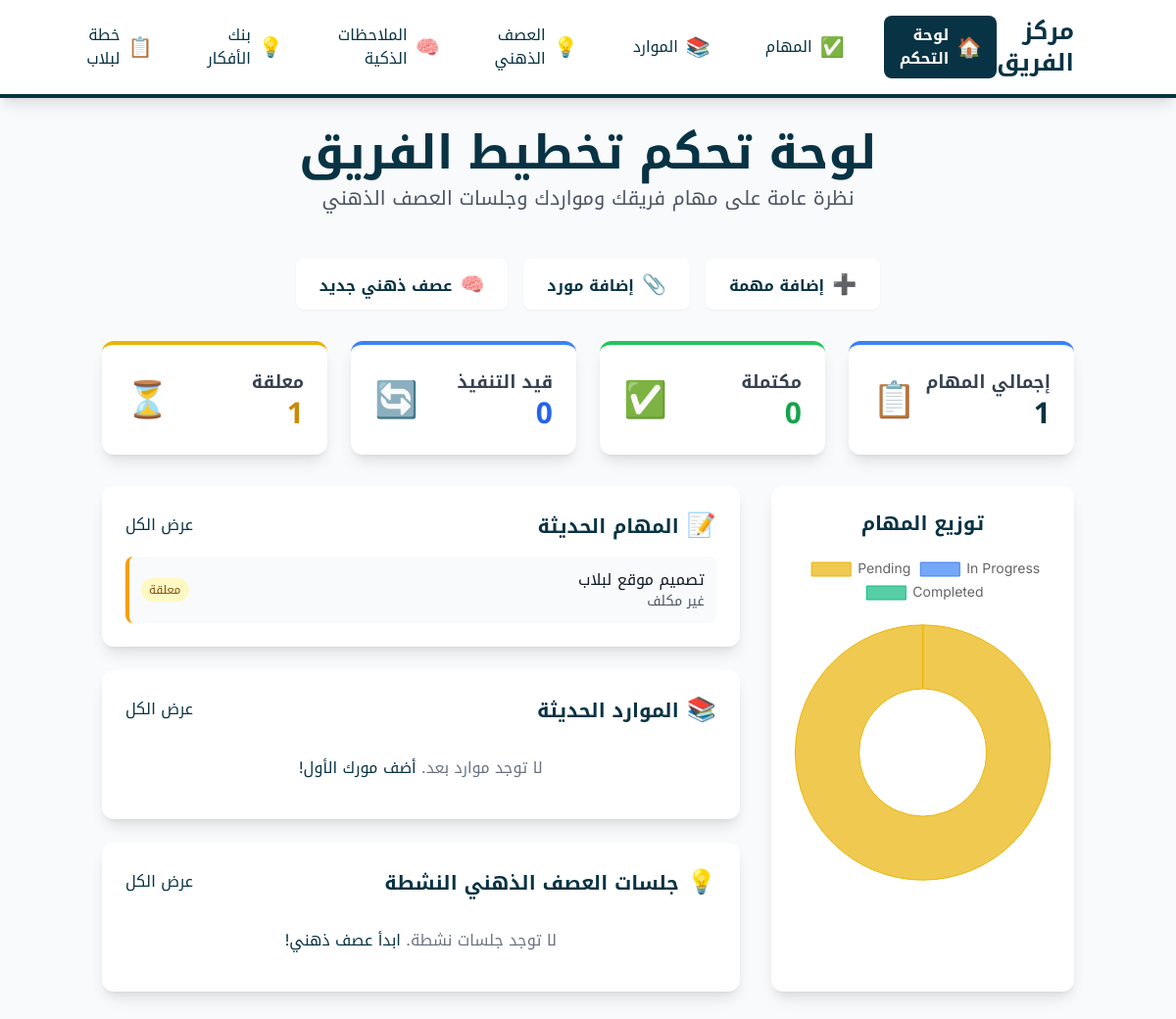
The page / on the database its author committed.
### app.py (models this page shows)
class Task(db.Model):
    id = db.Column(db.Integer, primary_key=True)
    title = db.Column(db.String(200), nullable=False)
    description = db.Column(db.Text)
    status = db.Column(db.String(20), default='pending')
    priority = db.Column(db.String(10), default='medium')
    assigned_to = db.Column(db.String(100))
    due_date = db.Column(db.Date)
    created_at = db.Column(db.DateTime, default=datetime.utcnow)
    category = db.Column(db.String(50), default='general')

### app.py (the view)
@app.route('/')
def index():
    recent_tasks = Task.query.order_by(Task.created_at.desc()).limit(5).all()
    recent_resources = Resource.query.order_by(Resource.created_at.desc()).limit(3).all()
    active_sessions = BrainstormSession.query.filter_by(status='active').limit(3).all()
    total_tasks = Task.query.count()
    completed_tasks = Task.query.filter_by(status='completed').count()
    pending_tasks = Task.query.filter_by(status='pending').count()
    in_progress_tasks = Task.query.filter_by(status='in_progress').count()
    stats = {
        'total': total_tasks,
        'completed': completed_tasks,
        'pending': pending_tasks,
        'in_progress': in_progress_tasks
    }
    return render_template('index.html',
                         recent_tasks=recent_tasks,
                         recent_resources=recent_resources,
                         active_sessions=active_sessions,
                         stats=stats)

### templates/index.html (shortened to what this page needs)
{% extends "base.html" %}
{% block content %}
<header class="text-center mb-8 md:mb-12">
    <h1 class="text-3xl md:text-5xl font-bold text-cyan-950">لوحة تحكم تخطيط الفريق</h1>
    <p class="text-lg md:text-xl text-gray-600 mt-2">نظرة عامة على مهام فريقك ومواردك وجلسات العصف الذهني</p>
</header>
<div class="flex flex-wrap justify-center gap-4 mb-8">
    <a href="{{ url_for('new_task') }}" class="nav-btn bg-white text-cyan-950 hover:bg-cyan-50 font-bold py-3 px-6 rounded-lg shadow-sm">
        <span class="text-xl ml-2">➕</span>إضافة مهمة
    </a>
    <a href="{{ url_for('new_resource') }}" class="nav-btn bg-white text-cyan-950 hover:bg-cyan-50 font-bold py-3 px-6 rounded-lg shadow-sm">
        <span class="text-xl ml-2">📎</span>إضافة مورد
    </a>
    <a href="{{ url_for('new_brainstorm_session') }}" class="nav-btn bg-white text-cyan-950 hover:bg-cyan-50 font-bold py-3 px-6 rounded-lg shadow-sm">
        <span class="text-xl ml-2">🧠</span>عصف ذهني جديد
    </a>
</div>
<div class="grid grid-cols-1 md:grid-cols-2 lg:grid-cols-4 gap-6 mb-8">
    <div class="card bg-white p-6 rounded-xl shadow-lg border-blue-500">
        <div class="flex items-center justify-between">
            <div>
                <h3 class="text-lg font-semibold text-gray-700">إجمالي المهام</h3>
                <p class="text-3xl font-bold text-cyan-950">{{ stats.total }}</p>
            </div>
            <span class="text-4xl">📋</span>
        </div>
    </div>
    <div class="card bg-white p-6 rounded-xl shadow-lg border-green-500">
        <div class="flex items-center justify-between">
            <div>
                <h3 class="text-lg font-semibold text-gray-700">مكتملة</h3>
                <p class="text-3xl font-bold text-green-600">{{ stats.completed }}</p>
            </div>
            <span class="text-4xl">✅</span>
        </div>
    </div>
    <div class="card bg-white p-6 rounded-xl shadow-lg border-blue-500">
        <div class="flex items-center justify-between">
            <div>
                <h3 class="text-lg font-semibold text-gray-700">قيد التنفيذ</h3>
                <p class="text-3xl font-bold text-blue-600">{{ stats.in_progress }}</p>
            </div>
            <span class="text-4xl">🔄</span>
        </div>
    </div>
    <div class="card bg-white p-6 rounded-xl shadow-lg border-yellow-500">
        <div class="flex items-center justify-between">
            <div>
                <h3 class="text-lg font-semibold text-gray-700">معلقة</h3>
                <p class="text-3xl font-bold text-yellow-600">{{ stats.pending }}</p>
            </div>
            <span class="text-4xl">⏳</span>
        </div>
    </div>
</div>
<div class="grid grid-cols-1 lg:grid-cols-3 gap-8">
    <div class="lg:col-span-1 bg-white p-6 rounded-xl shadow-lg">
        <h3 class="text-xl font-bold text-center mb-4 text-cyan-950">توزيع المهام</h3>
        <div class="chart-container">
            <canvas id="tasksChart"></canvas>
        </div>
    </div>
    <div class="lg:col-span-2 space-y-6">
        <div class="bg-white p-6 rounded-xl shadow-lg">
            <div class="flex justify-between items-center mb-4">
                <h3 class="text-xl font-bold text-cyan-950">
                    <span class="text-2xl ml-2">📝</span>المهام الحديثة
                </h3>
                <a href="{{ url_for('tasks') }}" class="text-cyan-950 hover:text-cyan-700 font-medium">عرض الكل</a>
            </div>
            {% if recent_tasks %}
                <div class="space-y-3">
                    {% for task in recent_tasks %}
                        <div class="flex items-center justify-between p-3 bg-gray-50 rounded-lg priority-{{ task.priority }}">
                            <div class="flex-1">
                                <h4 class="font-medium text-gray-900">{{ task.title }}</h4>
                                <p class="text-sm text-gray-600">{{ task.assigned_to or 'غير مكلف' }}</p>
                            </div>
                            <span class="px-2 py-1 text-xs font-medium rounded-full
                                {{ 'bg-green-100 text-green-800' if task.status == 'completed' else
                                   'bg-blue-100 text-blue-800' if task.status == 'in_progress' else
                                   'bg-yellow-100 text-yellow-800' }}">
                                {{ 'مكتملة' if task.status == 'completed' else 'قيد التنفيذ' if task.status == 'in_progress' else 'معلقة' }}
                            </span>
                        </div>
                    {% endfor %}
                </div>
            {% else %}
                <p class="text-gray-500 text-center py-4">لا توجد مهام بعد. <a href="{{ url_for('new_task') }}" class="text-cyan-950 hover:underline">أنشئ مهمتك الأولى!</a></p>
            {% endif %}
        </div>
        <div class="bg-white p-6 rounded-xl shadow-lg">
            <div class="flex justify-between items-center mb-4">
                <h3 class="text-xl font-bold text-cyan-950">
                    <span class="text-2xl ml-2">📚</span>الموارد الحديثة
                </h3>
                <a href="{{ url_for('resources') }}" class="text-cyan-950 hover:text-cyan-700 font-medium">عرض الكل</a>
            </div>
            {% if recent_resources %}
                <div class="space-y-3">
                    {% for resource in recent_resources %}
                        <div class="flex items-center justify-between p-3 bg-gray-50 rounded-lg">
                            <div class="flex-1">
                                <h4 class="font-medium text-gray-900">{{ resource.title }}</h4>
                                <p class="text-sm text-gray-600">{{ resource.resource_type.title() }} • {{ resource.created_by or 'مجهول' }}</p>
                            </div>
                            {% if resource.url %}
                                <a href="{{ resource.url }}" target="_blank" class="text-cyan-950 hover:text-cyan-700">
                                    <span class="text-xl">🔗</span>
                                </a>
                            {% endif %}
                        </div>
                    {% endfor %}
                </div>
            {% else %}
                <p class="text-gray-500 text-center py-4">لا توجد موارد بعد. <a href="{{ url_for('new_resource') }}" class="text-cyan-950 hover:underline">أضف مورك الأول!</a></p>
            {% endif %}
        </div>
        <div class="bg-white p-6 rounded-xl shadow-lg">
            <div class="flex justify-between items-center mb-4">
                <h3 class="text-xl font-bold text-cyan-950">
                    <span class="text-2xl ml-2">💡</span>جلسات العصف الذهني النشطة
                </h3>
                <a href="{{ url_for('brainstorm') }}" class="text-cyan-950 hover:text-cyan-700 font-medium">عرض الكل</a>
            </div>
            {% if active_sessions %}
                <div class="space-y-3">
                    {% for session in active_sessions %}
                        <div class="p-3 bg-gray-50 rounded-lg">
                            <h4 class="font-medium text-gray-900">{{ session.title }}</h4>
                            <p class="text-sm text-gray-600 mt-1">{{ session.description[:100] }}{{ '...' if session.description|length > 100 else '' }}</p>
                            <div class="flex justify-between items-center mt-2">
                                <span class="text-xs text-gray-500">بواسطة {{ session.created_by or 'مجهول' }}</span>
                                <a href="{{ url_for('brainstorm_session', session_id=session.id) }}" class="text-cyan-950 hover:text-cyan-700 text-sm font-medium">انضم للجلسة</a>
                            </div>
                        </div>
                    {% endfor %}
                </div>
            {% else %}
                <p class="text-gray-500 text-center py-4">لا توجد جلسات نشطة. <a href="{{ url_for('new_brainstorm_session') }}" class="text-cyan-950 hover:underline">ابدأ عصف ذهني!</a></p>
            {% endif %}
        </div>
    </div>
</div>
<script>
    // Task Distribution Chart
    const ctx = document.getElementById('tasksChart').getContext('2d');
    const data = {
        labels: ['Pending', 'In Progress', 'Completed'],
        datasets: [{
            label: 'Tasks',
            data: [{{ stats.pending }}, {{ stats.in_progress }}, {{ stats.completed }}],
            backgroundColor: [
                'rgba(234, 179, 8, 0.7)',
                'rgba(59, 130, 246, 0.7)',
                'rgba(16, 185, 129, 0.7)'
            ],
            borderColor: [
                'rgba(234, 179, 8, 1)',
                'rgba(59, 130, 246, 1)',
                'rgba(16, 185, 129, 1)'
            ],
            borderWidth: 1
        }]
    };
    const options = {
        responsive: true,
        maintainAspectRatio: false,
        plugins: {
            legend: {
                position: 'top',
                labels: {
                   font: {
                       family: "'Inter', sans-serif",
                       size: 14
                   }
                }
            },
            tooltip: {
                bodyFont: {
                    family: "'Inter', sans-serif",
                },
                titleFont: {
                    family: "'Inter', sans-serif",
                }
            }
        },
        animation: {
            animateScale: true,
            animateRotate: true
        }
    };
    new Chart(ctx, {
        type: 'doughnut',
        data: data,
        options: options
    });
</script>
{% endblock %}

### templates/base.html (style rules this page uses)
body { font-family: "Noto Kufi Arabic", 'Inter', sans-serif; font-optical-sizing: auto; font-weight: 400; font-style: normal; background-color: #F8F9FA; }
.chart-container { position: relative; width: 100%; max-width: 400px; margin-left: auto; margin-right: auto; height: 300px; max-height: 400px; }
@media (min-width: 768px) { .chart-container { height: 350px; } }
.nav-btn { transition: all 0.3s ease; }
.card { transition: transform 0.3s ease, box-shadow 0.3s ease; border-top-width: 4px; }
.priority-medium { border-left: 4px solid #f59e0b; }

### rows shown on the page
Task: title "تصميم موقع لبلاب", assigned_to "غير مكلف", status "معلقة"

### other values the page prints
{{ stats.total }} "1"
{{ stats.completed }} "0"
{{ stats.in_progress }} "0"
{{ stats.pending }} "1"
chart data {{ stats.in_progress }} 0
chart data {{ stats.completed }} 0
